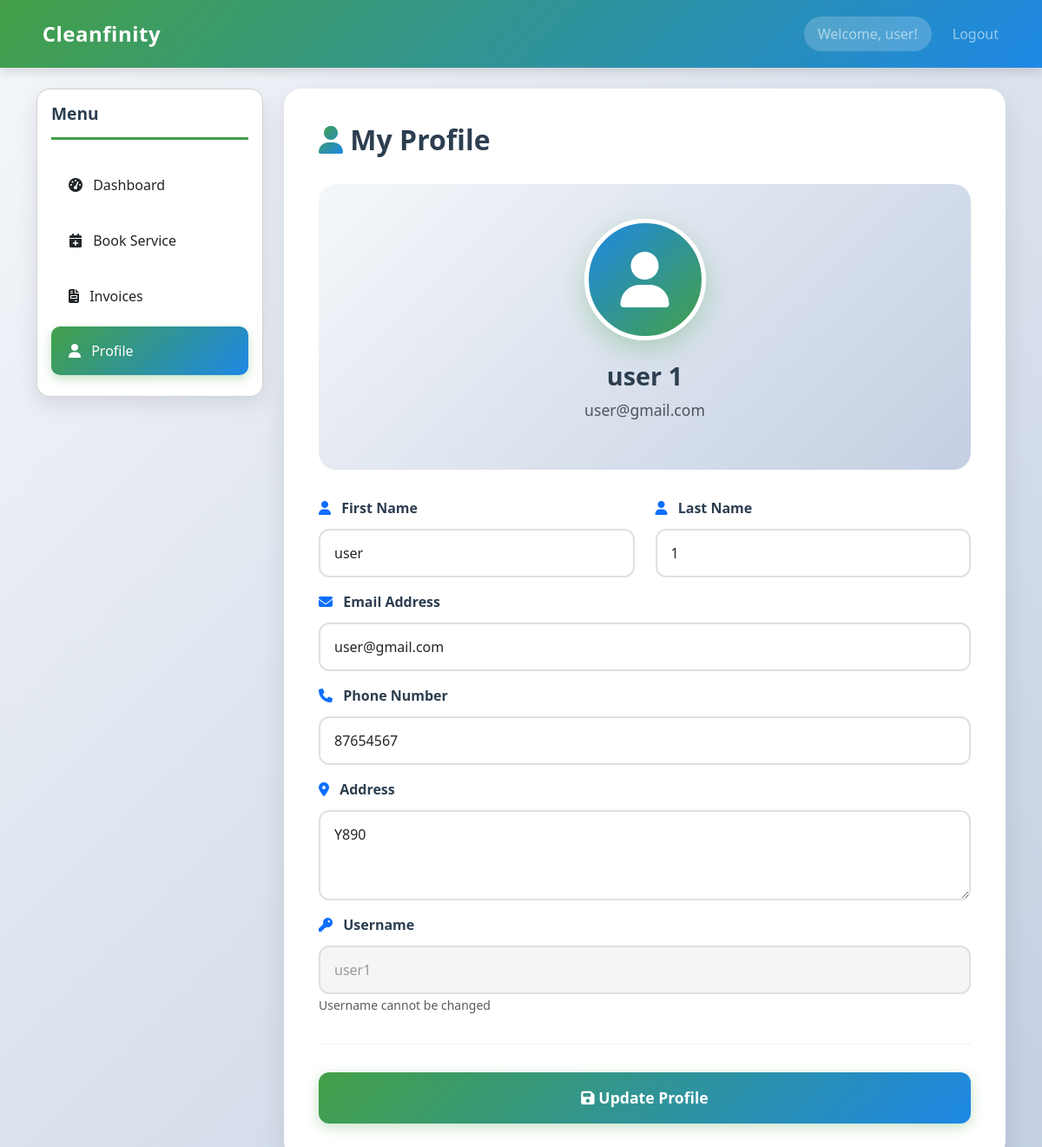
The app's page /customer/profile.php (signed in) with its own data.
### tables this page shows
CREATE TABLE `users` (
  `id` int(11) NOT NULL,
  `username` varchar(50) NOT NULL,
  `email` varchar(100) NOT NULL,
  `password` varchar(255) NOT NULL,
  `first_name` varchar(50) NOT NULL,
  `last_name` varchar(50) NOT NULL,
  `phone` varchar(20) DEFAULT NULL,
  `address` text DEFAULT NULL,
  `role` enum('customer','staff','admin') DEFAULT 'customer',
  `status` enum('active','inactive') DEFAULT 'active',
  `availability` enum('available','unavailable') DEFAULT 'available',
  `created_at` timestamp NOT NULL DEFAULT current_timestamp(),
  `updated_at` timestamp NOT NULL DEFAULT current_timestamp() ON UPDATE current_timestamp()
);

### customer/profile.php (the view, shortened to what this page needs)
<?php
$database = new Database();
$db = $database->getConnection();
$query = "SELECT * FROM users WHERE id = :id";
$stmt = $db->prepare($query);
$stmt->bindParam(':id', $_SESSION['user_id']);
$stmt->execute();
$user = $stmt->fetch(PDO::FETCH_ASSOC);
?>
<!DOCTYPE html>
<html lang="en">
<head>
    <link href="https://cdn.jsdelivr.net/npm/bootstrap@5.3.2/dist/css/bootstrap.min.css" rel="stylesheet">
    <link href="https://cdnjs.cloudflare.com/ajax/libs/font-awesome/6.4.0/css/all.min.css" rel="stylesheet">
</head>
<body>
    <nav class="navbar navbar-expand-lg navbar-dark bg-primary">
        <div class="container">
            <a class="navbar-brand" href="../index.php">
                <i class="fas fa-sparkles"></i> Cleanfinity
            </a>
            <div class="navbar-nav ms-auto">
                <span class="navbar-text me-3">
                    Welcome, <?php echo $_SESSION['first_name']; ?>!
                </span>
                <a class="nav-link" href="../logout.php">Logout</a>
            </div>
        </div>
    </nav>
    <div class="container mt-4">
        <div class="row">
            <div class="col-md-3">
                <div class="card sidebar-card">
                    <div class="card-body">
                        <h5 class="card-title">Menu</h5>
                        <div class="list-group list-group-flush">
                            <a href="dashboard.php" class="list-group-item list-group-item-action">
                                <i class="fas fa-tachometer-alt me-2"></i> Dashboard
                            </a>
                            <a href="book-service.php" class="list-group-item list-group-item-action">
                                <i class="fas fa-calendar-plus me-2"></i> Book Service
                            </a>
                            <a href="invoices.php" class="list-group-item list-group-item-action">
                                <i class="fas fa-file-invoice me-2"></i> Invoices
                            </a>
                            <a href="profile.php" class="list-group-item list-group-item-action active">
                                <i class="fas fa-user me-2"></i> Profile
                            </a>
                        </div>
                    </div>
                </div>
            </div>
            <div class="col-md-9">
                <div class="main-content">
                    <h2><i class="fas fa-user"></i> My Profile</h2>
                    <div class="profile-section text-center">
                        <div class="profile-avatar">
                            <i class="fas fa-user"></i>
                        </div>
                        <h4><?php echo htmlspecialchars($user['first_name'] . ' ' . $user['last_name']); ?></h4>
                        <p class="text-muted"><?php echo htmlspecialchars($user['email']); ?></p>
                    </div>
                    <form method="POST">
                        <div class="row mb-3">
                            <div class="col-md-6">
                                <label for="first_name" class="form-label fw-bold">
                                    <i class="fas fa-user text-primary"></i> First Name
                                </label>
                                <input type="text" class="form-control" id="first_name" name="first_name"
                                       value="<?php echo htmlspecialchars($user['first_name']); ?>" required>
                            </div>
                            <div class="col-md-6">
                                <label for="last_name" class="form-label fw-bold">
                                    <i class="fas fa-user text-primary"></i> Last Name
                                </label>
                                <input type="text" class="form-control" id="last_name" name="last_name"
                                       value="<?php echo htmlspecialchars($user['last_name']); ?>" required>
                            </div>
                        </div>
                        <div class="mb-3">
                            <label for="email" class="form-label fw-bold">
                                <i class="fas fa-envelope text-primary"></i> Email Address
                            </label>
                            <input type="email" class="form-control" id="email" name="email"
                                   value="<?php echo htmlspecialchars($user['email']); ?>" required>
                        </div>
                        <div class="mb-3">
                            <label for="phone" class="form-label fw-bold">
                                <i class="fas fa-phone text-primary"></i> Phone Number
                            </label>
                            <input type="tel" class="form-control" id="phone" name="phone"
                                   value="<?php echo htmlspecialchars($user['phone'] ?? ''); ?>"
                                   placeholder="(123) 456-7890">
                        </div>
                        <div class="mb-3">
                            <label for="address" class="form-label fw-bold">
                                <i class="fas fa-map-marker-alt text-primary"></i> Address
                            </label>
                            <textarea class="form-control" id="address" name="address" rows="3"
                                      placeholder="Enter your full address"><?php echo htmlspecialchars($user['address'] ?? ''); ?></textarea>
                        </div>
                        <div class="mb-3">
                            <label class="form-label fw-bold">
                                <i class="fas fa-key text-primary"></i> Username
                            </label>
                            <input type="text" class="form-control" value="<?php echo htmlspecialchars($user['username']); ?>" disabled>
                            <small class="text-muted">Username cannot be changed</small>
                        </div>
                        <hr>
                        <div class="d-grid gap-2">
                            <button type="submit" class="btn btn-primary btn-lg">
                                <i class="fas fa-save"></i> Update Profile
                            </button>
                        </div>
                    </form>
                </div>
            </div>
        </div>
    </div>
</body>
</html>

### customer/profile.php (style rules this page uses)
:root { --primary-green: #43A047; --primary-blue: #1E88E5; --dark-bg: #2C3E50; }
body { background: linear-gradient(135deg, #f5f7fa 0%, #c3cfe2 100%); min-height: 100vh; font-family: 'Segoe UI', Tahoma, Geneva, Verdana, sans-serif; }
.navbar { background: linear-gradient(135deg, var(--primary-green) 0%, var(--primary-blue) 100%) !important; box-shadow: 0 4px 12px rgba(0,0,0,0.15); padding: 1rem 0; }
.navbar-brand { font-size: 1.5rem; font-weight: 700; letter-spacing: 0.5px; }
.navbar-text { background: rgba(255,255,255,0.2); padding: 0.5rem 1rem; border-radius: 20px; backdrop-filter: blur(10px); }
.sidebar-card { background: white; border-radius: 15px; box-shadow: 0 8px 24px rgba(0,0,0,0.1); position: sticky; top: 20px; }
.sidebar-card .card-title { color: var(--dark-bg); font-weight: 700; font-size: 1.2rem; margin-bottom: 1.5rem; padding-bottom: 1rem; border-bottom: 3px solid var(--primary-green); }
.list-group-item { border: none; padding: 1rem 1.25rem; margin-bottom: 0.5rem; border-radius: 10px !important; transition: all 0.3s ease; font-weight: 500; }
.list-group-item.active { background: linear-gradient(135deg, var(--primary-green) 0%, var(--primary-blue) 100%); color: white; box-shadow: 0 4px 12px rgba(67,160,71,0.3); }
.main-content { background: white; border-radius: 20px; padding: 2.5rem; box-shadow: 0 10px 30px rgba(0,0,0,0.1); animation: fadeIn 0.5s ease; }
h2 { color: var(--dark-bg); font-weight: 700; margin-bottom: 2rem; font-size: 2rem; }
h2 i { background: linear-gradient(135deg, var(--primary-green) 0%, var(--primary-blue) 100%); -webkit-background-clip: text; -webkit-text-fill-color: transparent; }
.profile-section { background: linear-gradient(135deg, #f5f7fa 0%, #c3cfe2 100%); padding: 2.5rem; border-radius: 20px; margin-bottom: 2rem; }
.profile-avatar { width: 140px; height: 140px; background: linear-gradient(135deg, var(--primary-blue), var(--primary-green)); border-radius: 50%; display: flex; align-items: center; justify-content: center; font-size: 4rem; color: white; margin: 0 auto 1.5rem; box-shadow: 0 10px 30px rgba(67,160,71,0.3); border: 5px solid white; }
.profile-section h4 { color: var(--dark-bg); font-weight: 700; font-size: 1.8rem; margin-bottom: 0.5rem; }
.profile-section p { color: #666; font-size: 1.1rem; }
.form-label { color: var(--dark-bg); font-weight: 700; font-size: 1rem; margin-bottom: 0.75rem; }
.form-label i { color: var(--primary-green); margin-right: 0.5rem; }
.form-control { border: 2px solid #e0e0e0; border-radius: 12px; padding: 0.875rem 1rem; font-size: 1rem; transition: all 0.3s ease; }
.form-control:disabled { background: #f5f5f5; color: #999; }
textarea.form-control { resize: vertical; min-height: 100px; }
small.text-muted { font-size: 0.875rem; color: #999; }
.btn-primary { background: linear-gradient(135deg, var(--primary-green) 0%, var(--primary-blue) 100%); border: none; border-radius: 12px; padding: 1rem 2rem; font-weight: 700; font-size: 1.1rem; transition: all 0.3s ease; box-shadow: 0 4px 15px rgba(67,160,71,0.3); }
hr { border-top: 2px solid #e0e0e0; margin: 2rem 0; }

### records on screen
users: first_name+last_name "user 1", email "user@gmail.com", first_name "user", last_name "1", phone "87654567", address "Y890", username "user1"

### other values on screen
$_SESSION['first_name'] "user"
